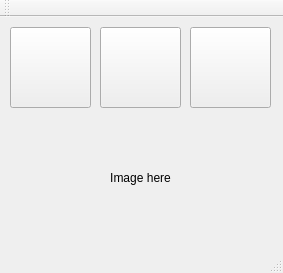
<?xml version="1.0" encoding="UTF-8"?>
<ui version="4.0">
 <class>MainWindow</class>
 <widget class="QMainWindow" name="MainWindow">
  <property name="geometry">
   <rect>
    <x>0</x>
    <y>0</y>
    <width>283</width>
    <height>273</height>
   </rect>
  </property>
  <property name="windowTitle">
   <string>MainWindow</string>
  </property>
  <widget class="QWidget" name="centralWidget">
   <widget class="QPushButton" name="pushButton_1">
    <property name="geometry">
     <rect>
      <x>10</x>
      <y>10</y>
      <width>81</width>
      <height>81</height>
     </rect>
    </property>
    <property name="text">
     <string/>
    </property>
    <property name="icon">
     <iconset resource="images.qrc">
      <normaloff>:/images/icons/Button-Log-Off-icon.png</normaloff>:/images/icons/Button-Log-Off-icon.png</iconset>
    </property>
    <property name="iconSize">
     <size>
      <width>64</width>
      <height>64</height>
     </size>
    </property>
   </widget>
   <widget class="QPushButton" name="pushButton_2">
    <property name="geometry">
     <rect>
      <x>100</x>
      <y>10</y>
      <width>81</width>
      <height>81</height>
     </rect>
    </property>
    <property name="text">
     <string/>
    </property>
    <property name="icon">
     <iconset resource="images.qrc">
      <normaloff>:/images/icons/Button-Turn-Off-icon.png</normaloff>:/images/icons/Button-Turn-Off-icon.png</iconset>
    </property>
    <property name="iconSize">
     <size>
      <width>64</width>
      <height>64</height>
     </size>
    </property>
   </widget>
   <widget class="QPushButton" name="pushButton_3">
    <property name="geometry">
     <rect>
      <x>190</x>
      <y>10</y>
      <width>81</width>
      <height>81</height>
     </rect>
    </property>
    <property name="text">
     <string/>
    </property>
    <property name="icon">
     <iconset resource="images.qrc">
      <normaloff>:/images/icons/Button-Turn-On-icon.png</normaloff>:/images/icons/Button-Turn-On-icon.png</iconset>
    </property>
    <property name="iconSize">
     <size>
      <width>64</width>
      <height>64</height>
     </size>
    </property>
   </widget>
   <widget class="QLabel" name="label">
    <property name="geometry">
     <rect>
      <x>100</x>
      <y>120</y>
      <width>81</width>
      <height>81</height>
     </rect>
    </property>
    <property name="text">
     <string>Image here</string>
    </property>
    <property name="alignment">
     <set>Qt::AlignCenter</set>
    </property>
   </widget>
  </widget>
  <widget class="QMenuBar" name="menuBar">
   <property name="geometry">
    <rect>
     <x>0</x>
     <y>0</y>
     <width>283</width>
     <height>15</height>
    </rect>
   </property>
  </widget>
  <widget class="QToolBar" name="mainToolBar">
   <attribute name="toolBarArea">
    <enum>TopToolBarArea</enum>
   </attribute>
   <attribute name="toolBarBreak">
    <bool>false</bool>
   </attribute>
  </widget>
  <widget class="QStatusBar" name="statusBar"/>
 </widget>
 <layoutdefault spacing="6" margin="11"/>
 <resources>
  <include location="images.qrc"/>
 </resources>
 <connections/>
</ui>
